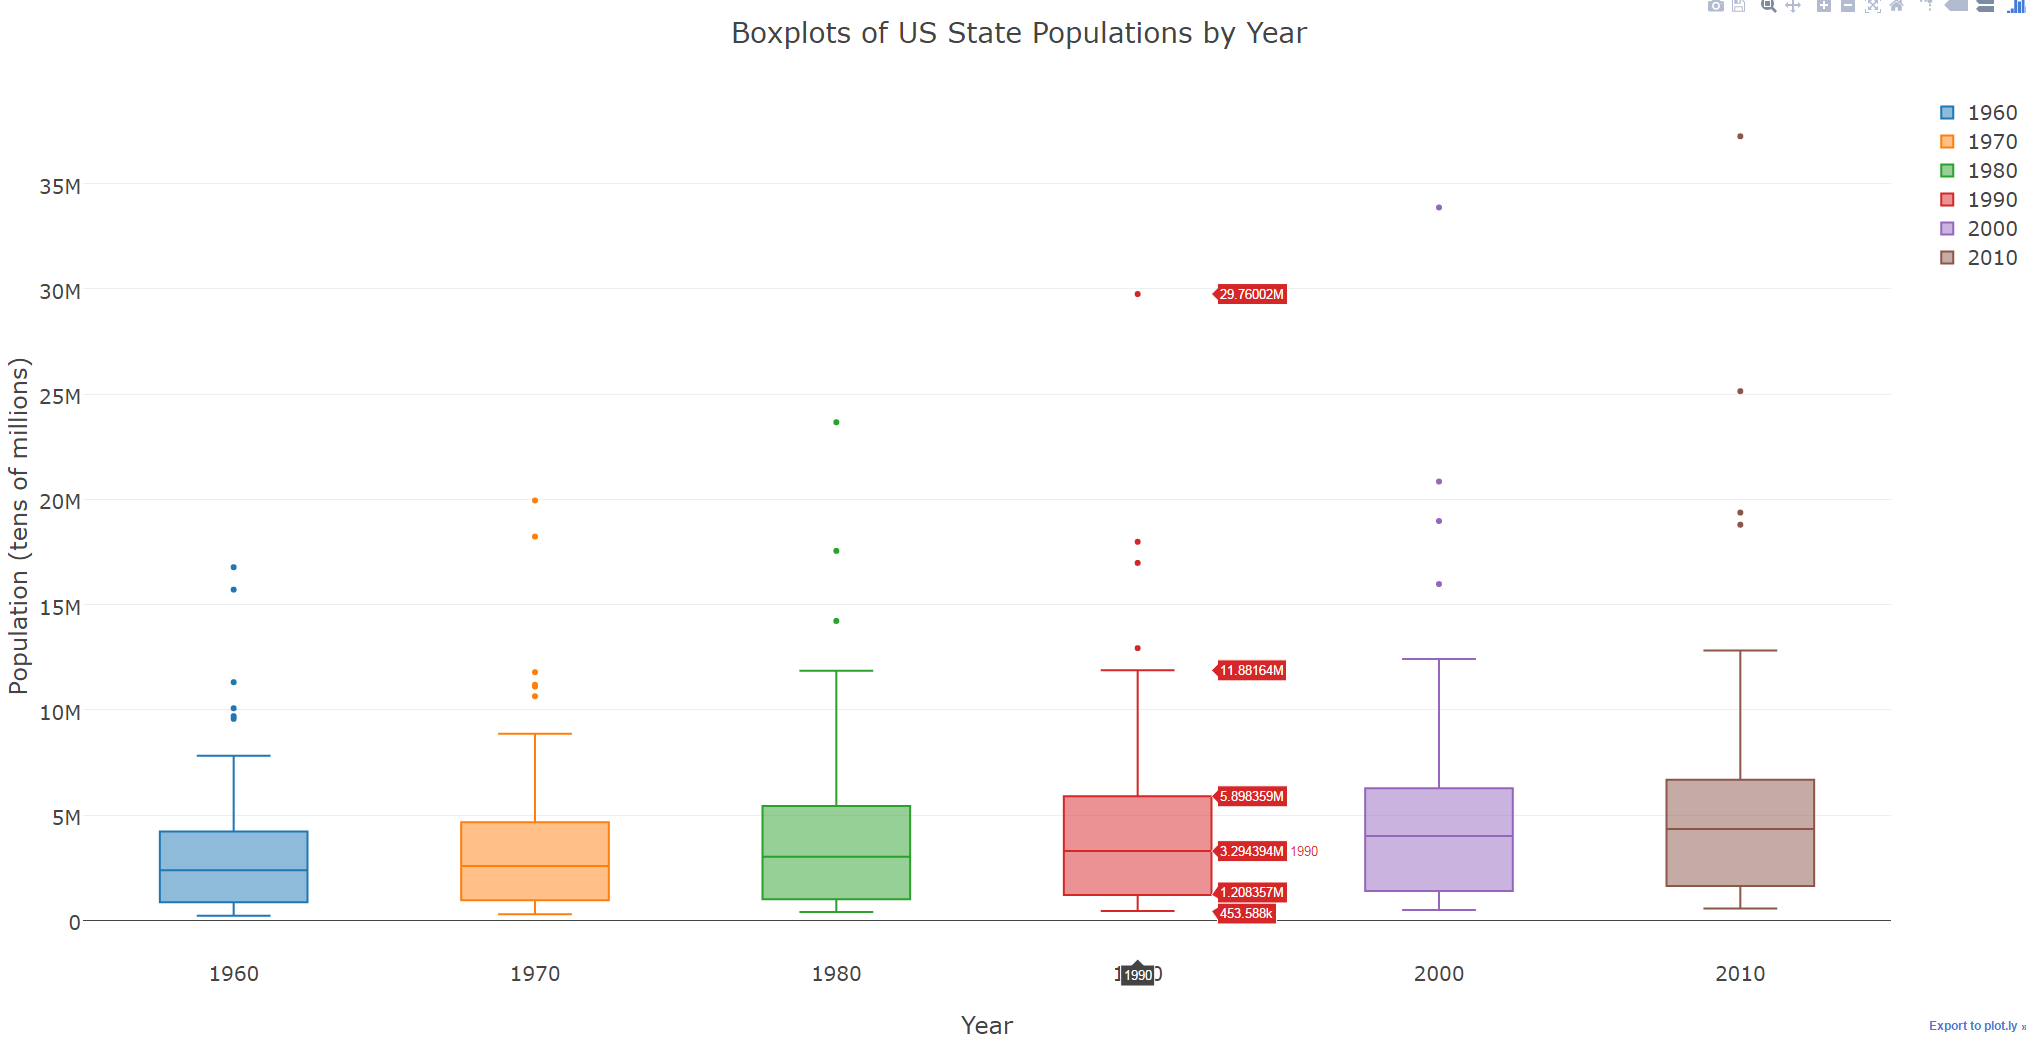

Write Python code to recreate this figure.
# This script creates an interactive boxplot using 'census_data.csv'.

################
# IMPORT MODULES
################
# This section imports necessary modules.
import os
import pandas as pd
import numpy as np
import plotly
from plotly.graph_objs import Box, Layout

#############
# IMPORT DATA
#############
# This section imports data.

# Set working directory.
# This obviously needs to be changed depending on the computer being used.
os.chdir('D:\\Users\\JBansal\\Documents\\GitHub\\visualizations')

# Load data.
census_data = pd.read_csv('census_data.csv',
                          encoding = 'latin-1')

################
# TRANSFORM DATA
################
# This section prepares the data for plotting.

# Remove row for aggregated United States.
census_data = census_data[census_data.Name != 'United States']

###########
# PLOT DATA
###########
# This section plots the data.

# Add boxplot data.
sixty = Box(y = round(census_data['1960'], 2),
            name = '1960')
seventy = Box(y = round(census_data['1970'], 2),
              name = '1970')
eighty = Box(y = round(census_data['1980'], 2),
             name = '1980')
ninety = Box(y = round(census_data['1990'], 2),
             name = '1990')
hundred = Box(y = round(census_data['2000'], 2),
              name = '2000')
ten = Box(y = round(census_data['2010'], 2),
          name = '2010')

# Add layout.
layout = Layout(title = 'Boxplots of US State Populations by Year',
                xaxis = dict(title = 'Year'),
                yaxis = dict(title = 'Population (tens of millions)'),
                font = dict(size = 20))

# Plot data.
boxplot_data = [sixty, seventy, eighty, ninety, hundred, ten]
plotly.offline.plot(dict(data = boxplot_data,
                         layout = layout))
